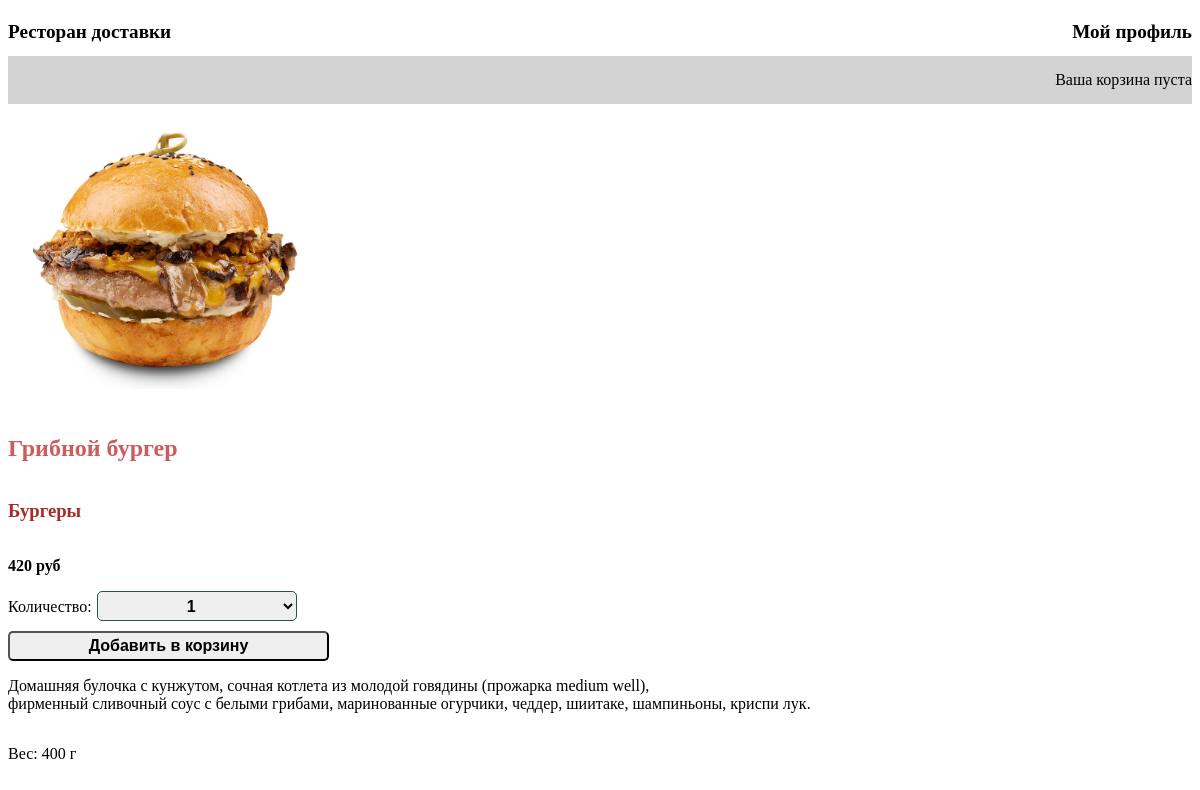
/2/gribnoj-burger/, run on the app's committed database.
### store/models.py (models this page shows, shortened)
class Product(models.Model):
    category = models.ForeignKey(Category, on_delete=models.SET_NULL, null=True, verbose_name='Категория')
    name = models.CharField(max_length=200, verbose_name='Название')
    slug = models.SlugField(max_length=200)
    image = models.CharField(max_length=100, blank=True, null=True, verbose_name='Картинка')
    description = models.TextField(null=True, blank=True, verbose_name='Описание')
    price = models.DecimalField(max_digits=10, decimal_places=0, verbose_name='Цена')
    volume = models.CharField(max_length=50, null=True, verbose_name='Объем')
    available = models.BooleanField(default=True, verbose_name='Доступность товара')
    created = models.DateTimeField(auto_now_add=True, verbose_name='Дата создания')
    updated = models.DateTimeField(auto_now=True, verbose_name='Дата обновления')
    class Meta:
        ordering = ('name',)
        index_together = (('id', 'slug'),)
        verbose_name_plural = 'Товары'

class Category(models.Model):
    name = models.CharField(max_length=200, verbose_name='Категория')
    slug = models.SlugField(max_length=200)
    class Meta:
        ordering = ('name',)
        verbose_name_plural = 'Категории'
    def __str__(self):
        return self.name
    def get_absolute_url(self):
        return reverse('product_list_by_category', args=[self.slug])

### store/views.py (the view)
# urls.py: path('<int:id>/<slug:slug>/', views.product_detail,
def product_detail(request, id, slug):
    product = get_object_or_404(Product, id=id, slug=slug, available=True)
    cart_product_form = CartAddProductForm()
    data = {'product': product, 'cart_product_form': cart_product_form}
    return render(request, 'store/product_detail.html', data)

### store/forms.py
class CartAddProductForm(forms.Form):
    quantity = forms.TypedChoiceField(label='Количество:',choices=PRODUCT_QUANTITY_CHOICES, coerce=int)
    update = forms.BooleanField(required=False, initial=False, widget=forms.HiddenInput)

### store/cart.py (called while the page is built)
    def __len__(self):
        return sum(item['quantity'] for item in self.cart.values())

### store/context_processors.py (called while the page is built)
def cart(request):
    return {'cart': Cart(request)}

### templates/store/product_detail.html (shortened to what this page needs)
{% extends "index.html" %}
{% load static %}
{% block content %}
    <div class="product-detail">
        <img src="{% if product.image %}{% static product.image %}{% else %}
        {% static "img/no_image.png" %}{% endif %}">
        <h2>{{ product.name }}</h2>
        <h3><a href="{{ product.category.get_absolute_url }}">
            {{ product.category }}</a></h3>
        <p class="price">{{ product.price }} руб</p>
        <form class="form_sel" action="{% url "cart_add" product.id %}" method="post">
            <table>
                <tr>{{ cart_product_form.quantity.label_tag }}</tr>
                <tr>{{ cart_product_form.quantity }}</tr>
            </table>
            <input class="to_cart" type="submit" value="Добавить в корзину">
        </form>
        {{ product.description|linebreaks }}
        <p>Вес: {{ product.volume }} г</p>
    </div>
{% endblock %}

### store/static/css/base.css (style rules this page uses)
body { font-family: Tahoma; }

### store/static/css/product-detail.css (style rules this page uses)
.product-detail { display: flex; flex-direction: column; }
.product-detail h2 { color: indianred; }
.product-detail h3 a { color: brown; text-decoration: none; }
.product-detail img { width: 40%; }
.price { font-weight: bolder; }
.to_cart { height: 30px; width: 40%; border-radius:5px; }
.form_sel select { width: 25%; height: 30px; text-align: center; margin-left: 5px; }

### store/static/css/order.css (style rules this page uses)
.order_form input,select { border-radius: 5px; border: 1px solid darkslategray; margin-bottom: 10px; width: 60%; height:25px; }
.order_form label,input,select { font-weight: bolder; font-size: 1em; }

### data on the page
Product: image (picture), name "Грибной бургер", category "Бургеры", price "420", description "Домашняя булочка с кунжутом, сочная котлета из молодой говядины (прожарка medium well), фирменный сливочный соус с белыми грибами, маринованные огурчики, чеддер, шиитаке, шампиньоны, криспи лук.", volume "400"

### other printed values
{{ cart_product_form.quantity.label_tag }} "Количество:"
